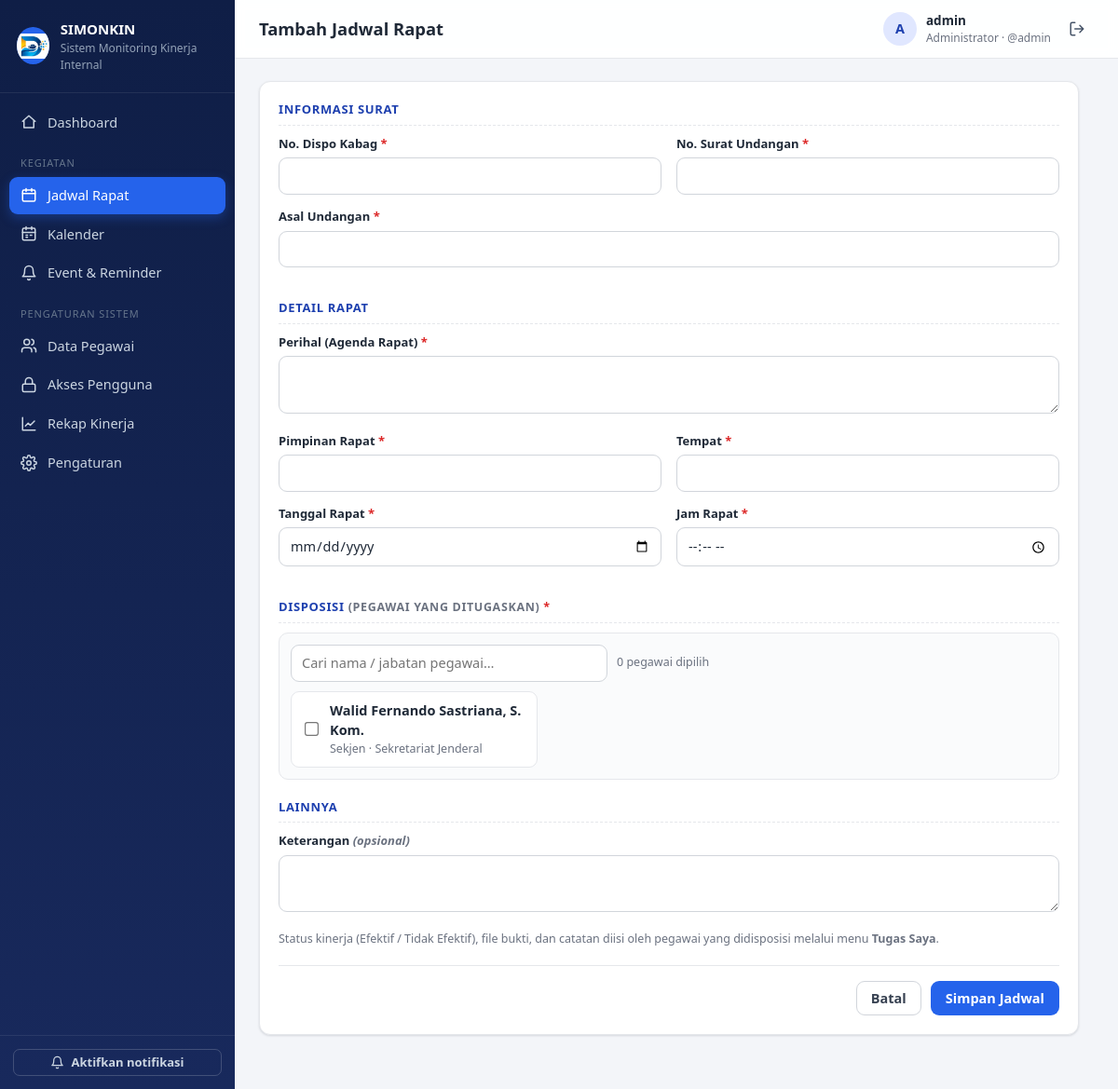
The page /rapat/baru (signed in) on the database its author committed.
### tables this page shows
CREATE TABLE settings (key TEXT PRIMARY KEY, value TEXT);

CREATE TABLE users (
    id INTEGER PRIMARY KEY AUTOINCREMENT,
    username TEXT UNIQUE NOT NULL,
    password_hash TEXT NOT NULL,
    role TEXT NOT NULL CHECK (role IN ('admin','user')),
    pegawai_id INTEGER REFERENCES pegawai(id) ON DELETE SET NULL,
    aktif INTEGER NOT NULL DEFAULT 1,
    last_login TEXT, created_at TEXT
);

CREATE TABLE pegawai (
    id INTEGER PRIMARY KEY AUTOINCREMENT,
    nip TEXT, nama TEXT NOT NULL, jabatan TEXT, unit TEXT,
    no_hp TEXT, email TEXT,
    aktif INTEGER NOT NULL DEFAULT 1,
    created_at TEXT
);

### app.py (the view, shortened to what this page needs)
@app.route("/rapat/baru", methods=["GET", "POST"])
@admin_required
def rapat_baru():
    return render_template("rapat_form.html", r={}, selected=[], pegawai=pegawai_options(),
                           tanggal=request.args.get("tanggal", ""), jam="")

### app.py (called while the page is built)
def get_db():
    if "db" not in g:
        g.db = sqlite3.connect(DB_PATH)
        g.db.row_factory = sqlite3.Row
        g.db.execute("PRAGMA foreign_keys = ON")
    return g.db

def query(sql, args=(), one=False):
    cur = get_db().execute(sql, args)
    rows = cur.fetchall()
    cur.close()
    return (rows[0] if rows else None) if one else rows

def now_str():
    return datetime.now().strftime(FMT)

def csrf_token():
    if "_csrf" not in session:
        session["_csrf"] = secrets.token_hex(16)
    return session["_csrf"]

@app.before_request
def before():
    g.settings = {r["key"]: r["value"] for r in query("SELECT key, value FROM settings")}
    for k, v in DEFAULT_SETTINGS.items():
        g.settings.setdefault(k, v)
    g.user = None
    uid = session.get("uid")
    if uid:
        g.user = query(
            """SELECT u.*, p.nama AS pegawai_nama, p.jabatan AS pegawai_jabatan
               FROM users u LEFT JOIN pegawai p ON p.id = u.pegawai_id
               WHERE u.id = ? AND u.aktif = 1""", (uid,), one=True)
        if g.user is None:
            session.clear()
    if request.method == "POST":
        token = request.form.get("_csrf") or request.headers.get("X-CSRF-Token")
        if not token or token != session.get("_csrf"):
            abort(400, "Token keamanan tidak valid. Muat ulang halaman lalu coba lagi.")

def is_admin():
    return bool(g.user and g.user["role"] == "admin")

def admin_required(f):
    @wraps(f)
    def wrapper(*a, **kw):
        if not g.user:
            return redirect(url_for("login", next=request.full_path))
        if g.user["role"] != "admin":
            abort(403)
        return f(*a, **kw)
    return wrapper

def icon(name, size=18):
    return Markup(
        f'<svg class="ic" width="{size}" height="{size}" viewBox="0 0 24 24" fill="none" stroke="currentColor" '
        f'stroke-width="2" stroke-linecap="round" stroke-linejoin="round" aria-hidden="true">{ICONS.get(name, "")}</svg>')

def pegawai_options(include_ids=()):
    rows = query("SELECT * FROM pegawai WHERE aktif=1 ORDER BY nama")
    if include_ids:
        have = {r["id"] for r in rows}
        missing = [i for i in include_ids if i not in have]
        if missing:
            qs = ",".join("?" * len(missing))
            rows = list(rows) + list(query(f"SELECT * FROM pegawai WHERE id IN ({qs})", missing))
    return rows

### monitoring-kinerja/templates/rapat_form.html (shortened to what this page needs)
{% extends 'base.html' %}
{% block heading %}{{ 'Edit' if r.id else 'Tambah' }} Jadwal Rapat{% endblock %}
{% block content %}
<form method="post" class="card form-card">
  <div class="form-section">Informasi Surat</div>
  <div class="form-grid">
    <label class="field"><span>No. Dispo Kabag <b class="req">*</b></span><input name="no_dispo_kabag" value="{{ r.no_dispo_kabag or '' }}" required></label>
    <label class="field"><span>No. Surat Undangan <b class="req">*</b></span><input name="no_surat_undangan" value="{{ r.no_surat_undangan or '' }}" required></label>
    <label class="field span-2"><span>Asal Undangan <b class="req">*</b></span><input name="asal_undangan" value="{{ r.asal_undangan or '' }}" required></label>
  </div>
  <div class="form-section">Detail Rapat</div>
  <div class="form-grid">
    <label class="field span-2"><span>Perihal (Agenda Rapat) <b class="req">*</b></span><textarea name="perihal" rows="2" required>{{ r.perihal or '' }}</textarea></label>
    <label class="field"><span>Pimpinan Rapat <b class="req">*</b></span><input name="pimpinan_rapat" value="{{ r.pimpinan_rapat or '' }}" required></label>
    <label class="field"><span>Tempat <b class="req">*</b></span><input name="tempat" value="{{ r.tempat or '' }}" required></label>
    <label class="field"><span>Tanggal Rapat <b class="req">*</b></span><input type="date" name="tanggal" value="{{ tanggal or '' }}" required></label>
    <label class="field"><span>Jam Rapat <b class="req">*</b></span><input type="time" name="jam" value="{{ jam or '' }}" required></label>
  </div>
  <div class="form-section">Disposisi <span class="muted small">(pegawai yang ditugaskan) <b class="req">*</b></span></div>
  <div class="dispo-picker">
    <div class="dp-tools">
      <input type="search" id="dpSearch" placeholder="Cari nama / jabatan pegawai…">
      <span class="muted small" id="dpCount"></span>
    </div>
    <div class="dp-list" id="dpList">
      {% for p in pegawai %}
      <label class="dp-item" data-text="{{ (p.nama ~ ' ' ~ (p.jabatan or '') ~ ' ' ~ (p.unit or ''))|lower }}">
        <input type="checkbox" name="disposisi" value="{{ p.id }}" {{ 'checked' if p.id in selected }}>
        <div><div class="strong">{{ p.nama }}</div><div class="small muted">{{ p.jabatan or '-' }}{% if p.unit %} · {{ p.unit }}{% endif %}</div></div>
      </label>
      {% else %}
      <p class="empty">Belum ada data pegawai. <a href="{{ url_for('pegawai_baru') }}">Tambah pegawai</a> terlebih dahulu.</p>
      {% endfor %}
    </div>
  </div>
  <div class="form-section">Lainnya</div>
  <label class="field"><span>Keterangan <em class="muted">(opsional)</em></span><textarea name="keterangan" rows="2">{{ r.keterangan or '' }}</textarea></label>
  <p class="small muted">Status kinerja (Efektif / Tidak Efektif), file bukti, dan catatan diisi oleh pegawai yang didisposisi melalui menu <b>Tugas Saya</b>.</p>
  <div class="form-actions">
    <a href="{{ url_for('rapat_detail', rid=r.id) if r.id else url_for('rapat_list') }}" class="btn btn-light">Batal</a>
    <button class="btn btn-primary">Simpan Jadwal</button>
  </div>
</form>
{% endblock %}

### monitoring-kinerja/templates/base.html (shortened to what this page needs)
<!doctype html>
<html lang="id">
  <head>
    <link
      rel="stylesheet"
      href="{{ url_for('static', filename='style.css') }}"
    />
  </head>
  <body>
    {% set ep = request.endpoint or '' %}
    <div class="layout">
      <aside class="sidebar" id="sidebar">
        <div class="brand">
          <div class="logo">
            <img
              src="{{ url_for('static', filename='img/image.png') }}"
              alt="Logo"
              style="width: 100%; height: 100%; object-fit: contain"
            />
          </div>
          <div>
            <div class="brand-title">{{ settings.nama_aplikasi }}</div>
            <div class="brand-sub">{{ settings.nama_instansi }}</div>
          </div>
        </div>
        <nav class="nav">
          <a
            href="{{ url_for('dashboard') }}"
            class="{{ 'active' if ep=='dashboard' }}"
            >{{ icon('home') }} Dashboard</a
          >
          {% if is_admin %}
          <div class="nav-label">Kegiatan</div>
          <a
            href="{{ url_for('rapat_list') }}"
            class="{{ 'active' if ep.startswith('rapat') }}"
            >{{ icon('rapat') }} Jadwal Rapat</a
          >
          {% endif %}
          <a
            href="{{ url_for('kalender') }}"
            class="{{ 'active' if ep=='kalender' }}"
            >{{ icon('kalender') }} Kalender</a
          >
          <a
            href="{{ url_for('event_list') }}"
            class="{{ 'active' if ep.startswith('event') }}"
            >{{ icon('bell') }} {{ 'Event & Reminder' if is_admin else
            'Pengingat & Event' }}</a
          >
          {% if is_admin %}
          <div class="nav-label">Pengaturan Sistem</div>
          <a
            href="{{ url_for('pegawai_list') }}"
            class="{{ 'active' if ep.startswith('pegawai') }}"
            >{{ icon('pegawai') }} Data Pegawai</a
          >
          <a
            href="{{ url_for('pengguna_list') }}"
            class="{{ 'active' if ep.startswith('pengguna') }}"
            >{{ icon('kunci') }} Akses Pengguna</a
          >
          <a
            href="{{ url_for('rekap') }}"
            class="{{ 'active' if ep.startswith('rekap') }}"
            >{{ icon('chart') }} Rekap Kinerja</a
          >
          <a
            href="{{ url_for('pengaturan') }}"
            class="{{ 'active' if ep=='pengaturan' }}"
            >{{ icon('gear') }} Pengaturan</a
          >
          {% endif %}
        </nav>
        <div class="sidebar-foot">
          <button
            type="button"
            class="btn btn-sm btn-outline-light w100"
            id="btnNotif"
          >
            {{ icon('bell',15) }} Aktifkan notifikasi
          </button>
        </div>
      </aside>
      <main class="main">
        <header class="topbar">
          <h1 class="page-title">{% block heading %}{% endblock %}</h1>
          <div class="user-box">
            <div class="avatar">
              {{ (current_user.pegawai_nama or current_user.username)[:1]|upper
              }}
            </div>
            <div class="user-meta">
              <div class="user-name">
                {{ current_user.pegawai_nama or current_user.username }}
              </div>
              <div class="user-role">
                {{ 'Administrator' if is_admin else 'Pengguna' }} · @{{
                current_user.username }}
              </div>
            </div>
            <form method="post" action="{{ url_for('logout') }}" class="inline">
              <button class="icon-btn" title="Keluar">
                {{ icon('logout') }}
              </button>
            </form>
          </div>
        </header>
        <div class="content">
           {% block content %}{% endblock %}
        </div>
      </main>
    </div>
  </body>
</html>

### rows shown on the page
settings: nama_aplikasi "SIMONKIN"
settings: nama_instansi "Sistem Monitoring Kinerja Internal"
users: username "A", username "admin"
pegawai: nama "Walid Fernando Sastriana, S. Kom.", jabatan "Sekjen", unit "Sekretariat Jenderal"

### other values the page prints
{{ 'Event & Reminder' if is_admin else
            'Pengingat & Event' }} "Event & Reminder"
{{ 'Edit' if r.id else 'Tambah' }} "Tambah"
{{ 'Administrator' if is_admin else 'Pengguna' }} "Administrator"
